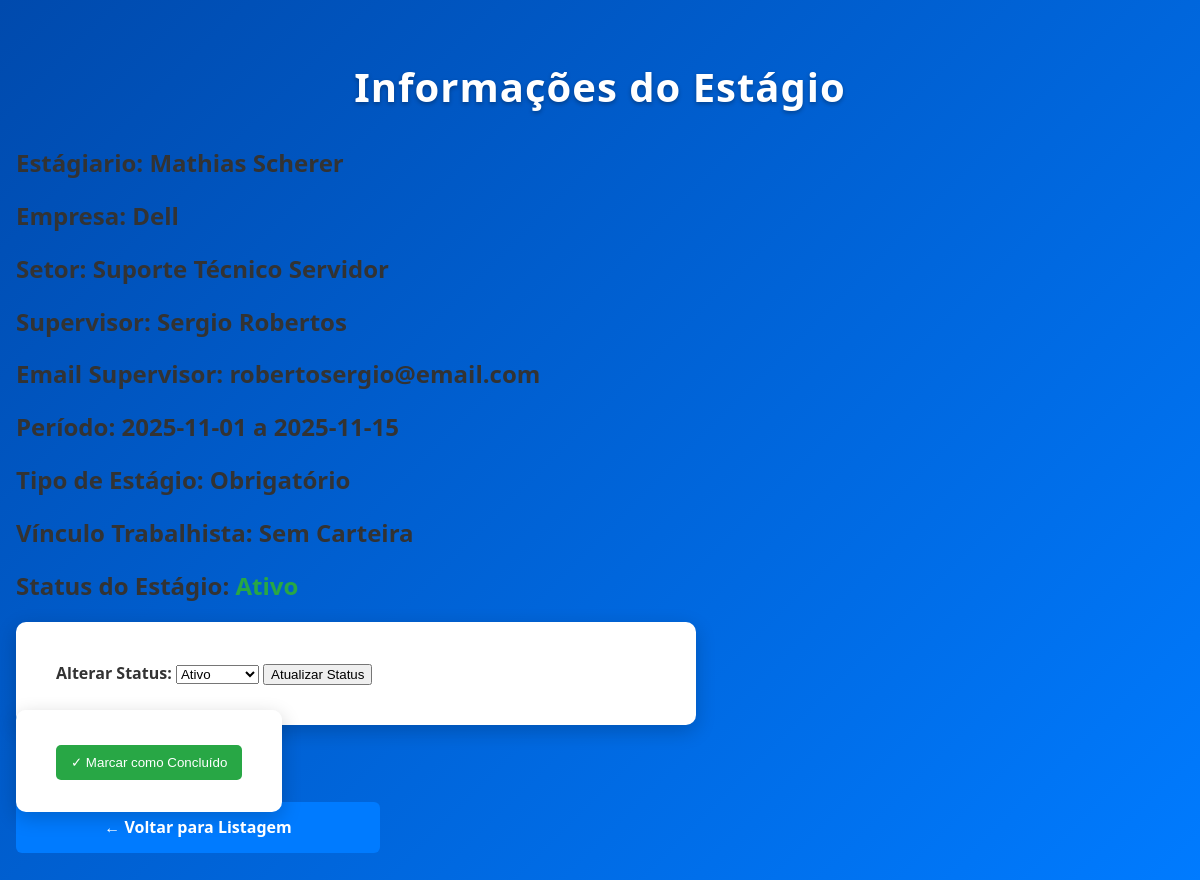
Screenshot of /visualizacao.php?idEstagio=60 with the database file from the repository.
### tables this page shows
CREATE TABLE `estagio` (
  `idEstagio` int(11) NOT NULL,
  `nome` varchar(255) NOT NULL,
  `dataInicio` date NOT NULL,
  `dataFim` date NOT NULL,
  `empresa` varchar(255) NOT NULL,
  `setorEmpresa` varchar(255) NOT NULL,
  `vinculoTrabalhista` tinyint(1) NOT NULL,
  `nomeSupervisor` varchar(255) NOT NULL,
  `obrigatorio` tinyint(1) NOT NULL,
  `emailSupervisor` varchar(255) NOT NULL,
  `idAluno` int(11) NOT NULL,
  `idProfessor` int(11) NOT NULL
);

### bd/MySQL.php (called while the page is built, shortened)
<?php
class MySQL{
	private $connection;
	public function __construct(){
		try {
			$this->connection = new \mysqli(HOST, USUARIO, SENHA, BANCO);
			$this->connection->query("CREATE DATABASE IF NOT EXISTS " . BANCO);
			$this->connection->select_db(BANCO);
			$this->connection->set_charset("utf8");
		} catch (Exception $e) {
			error_log("Erro na conexão MySQL: " . $e->getMessage());
			throw $e;
		}
	}
	public function consulta($sql){
		try {
			$result = $this->connection->query($sql);
			$data = array();
			while($item = mysqli_fetch_array($result, MYSQLI_ASSOC)){
				$data[] = $item;
			}
			return $data;
		} catch (Exception $e) {
			error_log("Erro ao consultar: " . $e->getMessage());
			throw $e;
		}
	}
	}
?>

### classes/Estagio.php (called while the page is built, shortened)
<?php
require_once __DIR__."/../bd/MySQL.php";
class Estagio{
    private $name;
    private $dataInicio;
    private $dataFim;
    private $empresa;
    private $setorEmpresa;
    private $vinculoTrabalhista;
    private $obrigatorio;
    private $nameSupervisor;
    private $emailSupervisor;
    private $status;
    public function __construct($name = '', $dataInicio = null, $dataFim = null,
        $empresa = '', $setorEmpresa = '', $vinculoTrabalhista = 0,
        $obrigatorio = 0, $nameSupervisor = '', $emailSupervisor = '',
        $professor = '', $idAluno = null, $idProfessor = null, $status = 1){
        $this->name = $name;
        $this->dataInicio = $dataInicio;
        $this->dataFim = $dataFim;
        $this->empresa = $empresa;
        $this->setorEmpresa = $setorEmpresa;
        $this->vinculoTrabalhista = $vinculoTrabalhista;
        $this->obrigatorio = $obrigatorio;
        $this->nameSupervisor = $nameSupervisor;
        $this->emailSupervisor = $emailSupervisor;
        $this->status = $status;
    }
    public function getName(){
        return $this->name;
    }
    public function getDataInicio(){
        return $this->dataInicio;
    }
    public function getDataFim(){
        return $this->dataFim;
    }
    public function getEmpresa(){
        return $this->empresa;
    }
    public function getSetorEmpresa(){
        return $this->setorEmpresa;
    }
    public function isVinculoTrabalhista(){
        return $this->vinculoTrabalhista;
    }
    public function isObrigatorio(){
        return $this->obrigatorio;
    }
    public function getNameSupervisor(){
        return $this->nameSupervisor;
    }
    public function getEmailSupervisor(){
        return $this->emailSupervisor;
    }
    public static function find($idEstagio):Estagio{
        $conexao = new MySQL();
        $sql = "SELECT e.*, u.nome AS nomeProfessor FROM estagio e LEFT JOIN usuario u ON e.idProfessor = u.idUsuario WHERE e.idEstagio = {$idEstagio} LIMIT 1";
        $resultado = $conexao->consulta($sql);
        $row = $resultado[0];
        $profNome = $row['nomeProfessor'] ?? '';
        $e = new Estagio(
            $row['nome'] ?? '',
            $row['dataInicio'] ?? null,
            $row['dataFim'] ?? null,
            $row['empresa'] ?? '',
            $row['setorEmpresa'] ?? '',
            $row['vinculoTrabalhista'] ?? 0,
            $row['obrigatorio'] ?? 0,
            $row['nomeSupervisor'] ?? '',
            $row['emailSupervisor'] ?? '',
            $profNome,
            $row['idAluno'] ?? null,
            $row['idProfessor'] ?? null
        );
        $e->setIdEstagio($row['idEstagio'] ?? null);
        $e->setStatus($row['status'] ?? 1);
        return $e;
    }
    public function getStatus(){
        return $this->status;
    }
    public function setStatus($status): void{
        $this->status = $status;
    }
}

### visualizacao.php (the view, shortened to what this page needs)
<?php
require_once __DIR__ . '/classes/Estagio.php';
$estagio = null;
$id = isset($_POST['idEstagio']) ? intval($_POST['idEstagio']) : intval($_GET['idEstagio'] ?? 0);
try {
    $estagio = Estagio::find($id);
} catch (Exception $e) {
    die("Erro ao buscar estágio: " . $e->getMessage());
}
?>
<!DOCTYPE html>
<html lang="pt-br">
<head>
    <link rel="stylesheet" href="styles/visualizacao.css">
</head>
<body>
    <h1>Informações do Estágio</h1>
    <div id="container">
        <div style="margin-bottom: 20px;">
            <h2>Estágiario: <?php echo htmlspecialchars($estagio->getName()); ?></h2>
            <h2>Empresa: <?php echo htmlspecialchars($estagio->getEmpresa()); ?></h2>
            <h2>Setor: <?php echo htmlspecialchars($estagio->getSetorEmpresa()); ?></h2>
            <h2>Supervisor: <?php echo htmlspecialchars($estagio->getNameSupervisor()); ?></h2>
            <h2>Email Supervisor: <?php echo htmlspecialchars($estagio->getEmailSupervisor()); ?></h2>
            <h2>Período: <?php echo htmlspecialchars($estagio->getDataInicio()); ?> a <?php echo htmlspecialchars($estagio->getDataFim()); ?></h2>
            <h2>Tipo de Estágio: <?php echo ($estagio->isObrigatorio() ? 'Obrigatório' : 'Não Obrigatório'); ?></h2>
            <h2>Vínculo Trabalhista: <?php echo ($estagio->isVinculoTrabalhista() ? 'Carteira Assinada' : 'Sem Carteira'); ?></h2>
            <h2>Status do Estágio:
                <?php
                $status = $estagio->getStatus();
                if ($status == Estagio::STATUS_FINALIZADO) {
                    echo '<span class="status-finalizado">Finalizado</span>';
                } elseif ($status == Estagio::STATUS_ATIVO) {
                    echo '<span class="status-ativo">Ativo</span>';
                } elseif ($status == Estagio::STATUS_CONCLUIDO || $status == Estagio::STATUS_EM_ANDAMENTO) {
                    echo '<span class="status-concluido">Concluído</span>';
                } else {
                    echo '<span class="status-desconhecido">Desconhecido</span>';
                }
                ?>
            </h2>
        </div>
        <form action="visualizacao.php" method="post" style="margin-bottom: 20px;">
            <label for="status"><strong>Alterar Status:</strong></label>
            <select name="status" id="status" required>
                <option value="<?php echo Estagio::STATUS_ATIVO; ?>" <?php echo ($status == Estagio::STATUS_ATIVO) ? 'selected' : ''; ?>>
                    Ativo
                </option>
            </select>
            <button type="submit">Atualizar Status</button>
        </form>
        <?php if ($status != Estagio::STATUS_CONCLUIDO && $status != Estagio::STATUS_FINALIZADO): ?>
            <form action="visualizacao.php" method="post" style="display: inline;" onsubmit="return confirm('Marcar este estágio como Concluído?');">
                <button type="submit" style="background-color: #28a745; color: white; padding: 10px 15px; border: none; border-radius: 5px; cursor: pointer;">
                    ✓ Marcar como Concluído
                </button>
            </form>
        <?php endif; ?>
        <br><br>
        <a href="listagem.php">← Voltar para Listagem</a>
    </div>
</body>
</html>

### styles/visualizacao.css (style rules this page uses)
body { font-family: 'Segoe UI', Tahoma, Geneva, Verdana, sans-serif; background: linear-gradient(135deg, #004aad, #007bff); min-height: 100vh; margin: 0; padding: 2rem 1rem; color: #333; }
h1 { text-align: center; color: #fff; font-size: 2.5rem; letter-spacing: 1px; margin-bottom: 2rem; text-shadow: 0 2px 4px rgba(0, 0, 0, 0.3); }
form { background-color: #fff; padding: 2.5rem; border-radius: 10px; box-shadow: 0 6px 20px rgba(0, 0, 0, 0.2); max-width: 600px; }
.status-ativo { color: #28a745; font-weight: 600; }
a { background-color: #007bff; color: #fff; padding: 0.9rem 2rem; font-weight: bold; font-size: 1rem; border: none; border-radius: 6px; cursor: pointer; transition: all 0.3s ease; min-width: 140px; justify-content: center; align-items: center; display: flex; text-decoration: none; width: 300px; }
form, ul, p { animation: fadeIn 0.5s ease-in-out; }

### rows the page displays
estagio: nome "Mathias Scherer", empresa "Dell", setorEmpresa "Suporte Técnico Servidor", nomeSupervisor "Sergio Robertos", emailSupervisor "robertosergio@email.com", dataInicio "2025-11-01", dataFim "2025-11-15"
